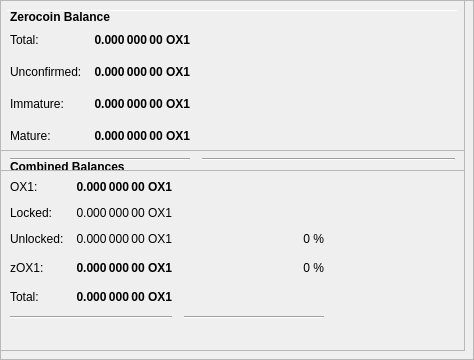
        <widget class="QFrame" name="frameObfuscation">
         <property name="minimumSize">
          <size>
           <width>0</width>
           <height>350</height>
          </size>
         </property>
         <property name="layoutDirection">
          <enum>Qt::LeftToRight</enum>
         </property>
         <property name="frameShape">
          <enum>QFrame::StyledPanel</enum>
         </property>
         <property name="frameShadow">
          <enum>QFrame::Raised</enum>
         </property>
         <widget class="QPushButton" name="runAutoDenom">
          <property name="geometry">
           <rect>
            <x>251</x>
            <y>17</y>
            <width>1</width>
            <height>1</height>
           </rect>
          </property>
          <property name="palette">
           <palette>
            <active>
             <colorrole role="WindowText">
              <brush brushstyle="SolidPattern">
               <color alpha="255">
                <red>0</red>
                <green>0</green>
                <blue>0</blue>
               </color>
              </brush>
             </colorrole>
             <colorrole role="Button">
              <brush brushstyle="SolidPattern">
               <color alpha="255">
                <red>239</red>
                <green>238</green>
                <blue>238</blue>
               </color>
              </brush>
             </colorrole>
             <colorrole role="Light">
              <brush brushstyle="SolidPattern">
               <color alpha="255">
                <red>255</red>
                <green>255</green>
                <blue>255</blue>
               </color>
              </brush>
             </colorrole>
             <colorrole role="Midlight">
              <brush brushstyle="SolidPattern">
               <color alpha="255">
                <red>247</red>
                <green>246</green>
                <blue>246</blue>
               </color>
              </brush>
             </colorrole>
             <colorrole role="Dark">
              <brush brushstyle="SolidPattern">
               <color alpha="255">
                <red>119</red>
                <green>119</green>
                <blue>119</blue>
               </color>
              </brush>
             </colorrole>
             <colorrole role="Mid">
              <brush brushstyle="SolidPattern">
               <color alpha="255">
                <red>159</red>
                <green>159</green>
                <blue>159</blue>
               </color>
              </brush>
             </colorrole>
             <colorrole role="Text">
              <brush brushstyle="SolidPattern">
               <color alpha="255">
                <red>0</red>
                <green>0</green>
                <blue>0</blue>
               </color>
              </brush>
             </colorrole>
             <colorrole role="BrightText">
              <brush brushstyle="SolidPattern">
               <color alpha="255">
                <red>255</red>
                <green>255</green>
                <blue>255</blue>
               </color>
              </brush>
             </colorrole>
             <colorrole role="ButtonText">
              <brush brushstyle="SolidPattern">
               <color alpha="255">
                <red>0</red>
                <green>0</green>
                <blue>0</blue>
               </color>
              </brush>
             </colorrole>
             <colorrole role="Base">
              <brush brushstyle="SolidPattern">
               <color alpha="255">
                <red>255</red>
                <green>255</green>
                <blue>255</blue>
               </color>
              </brush>
             </colorrole>
             <colorrole role="Window">
              <brush brushstyle="SolidPattern">
               <color alpha="255">
                <red>239</red>
                <green>238</green>
                <blue>238</blue>
               </color>
              </brush>
             </colorrole>
             <colorrole role="Shadow">
              <brush brushstyle="SolidPattern">
               <color alpha="255">
                <red>0</red>
                <green>0</green>
                <blue>0</blue>
               </color>
              </brush>
             </colorrole>
             <colorrole role="AlternateBase">
              <brush brushstyle="SolidPattern">
               <color alpha="255">
                <red>247</red>
                <green>246</green>
                <blue>246</blue>
               </color>
              </brush>
             </colorrole>
             <colorrole role="ToolTipBase">
              <brush brushstyle="SolidPattern">
               <color alpha="255">
                <red>255</red>
                <green>255</green>
                <blue>220</blue>
               </color>
              </brush>
             </colorrole>
             <colorrole role="ToolTipText">
              <brush brushstyle="SolidPattern">
               <color alpha="255">
                <red>0</red>
                <green>0</green>
                <blue>0</blue>
               </color>
              </brush>
             </colorrole>
            </active>
            <inactive>
             <colorrole role="WindowText">
              <brush brushstyle="SolidPattern">
               <color alpha="255">
                <red>0</red>
                <green>0</green>
                <blue>0</blue>
               </color>
              </brush>
             </colorrole>
             <colorrole role="Button">
              <brush brushstyle="SolidPattern">
               <color alpha="255">
                <red>239</red>
                <green>238</green>
                <blue>238</blue>
               </color>
              </brush>
             </colorrole>
             <colorrole role="Light">
              <brush brushstyle="SolidPattern">
               <color alpha="255">
                <red>255</red>
                <green>255</green>
                <blue>255</blue>
               </color>
              </brush>
             </colorrole>
             <colorrole role="Midlight">
              <brush brushstyle="SolidPattern">
               <color alpha="255">
                <red>247</red>
                <green>246</green>
                <blue>246</blue>
               </color>
              </brush>
             </colorrole>
             <colorrole role="Dark">
              <brush brushstyle="SolidPattern">
               <color alpha="255">
                <red>119</red>
                <green>119</green>
                <blue>119</blue>
               </color>
              </brush>
             </colorrole>
             <colorrole role="Mid">
              <brush brushstyle="SolidPattern">
               <color alpha="255">
                <red>159</red>
                <green>159</green>
                <blue>159</blue>
               </color>
              </brush>
             </colorrole>
             <colorrole role="Text">
              <brush brushstyle="SolidPattern">
               <color alpha="255">
                <red>0</red>
                <green>0</green>
                <blue>0</blue>
               </color>
              </brush>
             </colorrole>
             <colorrole role="BrightText">
              <brush brushstyle="SolidPattern">
               <color alpha="255">
                <red>255</red>
                <green>255</green>
                <blue>255</blue>
               </color>
              </brush>
             </colorrole>
             <colorrole role="ButtonText">
              <brush brushstyle="SolidPattern">
               <color alpha="255">
                <red>0</red>
                <green>0</green>
                <blue>0</blue>
               </color>
              </brush>
             </colorrole>
             <colorrole role="Base">
              <brush brushstyle="SolidPattern">
               <color alpha="255">
                <red>255</red>
                <green>255</green>
                <blue>255</blue>
               </color>
              </brush>
             </colorrole>
             <colorrole role="Window">
              <brush brushstyle="SolidPattern">
               <color alpha="255">
                <red>239</red>
                <green>238</green>
                <blue>238</blue>
               </color>
              </brush>
             </colorrole>
             <colorrole role="Shadow">
              <brush brushstyle="SolidPattern">
               <color alpha="255">
                <red>0</red>
                <green>0</green>
                <blue>0</blue>
               </color>
              </brush>
             </colorrole>
             <colorrole role="AlternateBase">
              <brush brushstyle="SolidPattern">
               <color alpha="255">
                <red>247</red>
                <green>246</green>
                <blue>246</blue>
               </color>
              </brush>
             </colorrole>
             <colorrole role="ToolTipBase">
              <brush brushstyle="SolidPattern">
               <color alpha="255">
                <red>255</red>
                <green>255</green>
                <blue>220</blue>
               </color>
              </brush>
             </colorrole>
             <colorrole role="ToolTipText">
              <brush brushstyle="SolidPattern">
               <color alpha="255">
                <red>0</red>
                <green>0</green>
                <blue>0</blue>
               </color>
              </brush>
             </colorrole>
            </inactive>
            <disabled>
             <colorrole role="WindowText">
              <brush brushstyle="SolidPattern">
               <color alpha="255">
                <red>119</red>
                <green>119</green>
                <blue>119</blue>
               </color>
              </brush>
             </colorrole>
             <colorrole role="Button">
              <brush brushstyle="SolidPattern">
               <color alpha="255">
                <red>239</red>
                <green>238</green>
                <blue>238</blue>
               </color>
              </brush>
             </colorrole>
             <colorrole role="Light">
              <brush brushstyle="SolidPattern">
               <color alpha="255">
                <red>255</red>
                <green>255</green>
                <blue>255</blue>
               </color>
              </brush>
             </colorrole>
             <colorrole role="Midlight">
              <brush brushstyle="SolidPattern">
               <color alpha="255">
                <red>247</red>
                <green>246</green>
                <blue>246</blue>
               </color>
              </brush>
             </colorrole>
             <colorrole role="Dark">
              <brush brushstyle="SolidPattern">
               <color alpha="255">
                <red>119</red>
                <green>119</green>
                <blue>119</blue>
               </color>
              </brush>
             </colorrole>
             <colorrole role="Mid">
              <brush brushstyle="SolidPattern">
               <color alpha="255">
                <red>159</red>
                <green>159</green>
                <blue>159</blue>
               </color>
              </brush>
             </colorrole>
             <colorrole role="Text">
              <brush brushstyle="SolidPattern">
               <color alpha="255">
                <red>119</red>
                <green>119</green>
                <blue>119</blue>
               </color>
              </brush>
             </colorrole>
             <colorrole role="BrightText">
              <brush brushstyle="SolidPattern">
               <color alpha="255">
                <red>255</red>
                <green>255</green>
                <blue>255</blue>
               </color>
              </brush>
             </colorrole>
             <colorrole role="ButtonText">
              <brush brushstyle="SolidPattern">
               <color alpha="255">
                <red>119</red>
                <green>119</green>
                <blue>119</blue>
               </color>
              </brush>
             </colorrole>
             <colorrole role="Base">
              <brush brushstyle="SolidPattern">
               <color alpha="255">
                <red>239</red>
                <green>238</green>
                <blue>238</blue>
               </color>
              </brush>
             </colorrole>
             <colorrole role="Window">
              <brush brushstyle="SolidPattern">
               <color alpha="255">
                <red>239</red>
                <green>238</green>
                <blue>238</blue>
               </color>
              </brush>
             </colorrole>
             <colorrole role="Shadow">
              <brush brushstyle="SolidPattern">
               <color alpha="255">
                <red>0</red>
                <green>0</green>
                <blue>0</blue>
               </color>
              </brush>
             </colorrole>
             <colorrole role="AlternateBase">
              <brush brushstyle="SolidPattern">
               <color alpha="255">
                <red>239</red>
                <green>238</green>
                <blue>238</blue>
               </color>
              </brush>
             </colorrole>
             <colorrole role="ToolTipBase">
              <brush brushstyle="SolidPattern">
               <color alpha="255">
                <red>255</red>
                <green>255</green>
                <blue>220</blue>
               </color>
              </brush>
             </colorrole>
             <colorrole role="ToolTipText">
              <brush brushstyle="SolidPattern">
               <color alpha="255">
                <red>0</red>
                <green>0</green>
                <blue>0</blue>
               </color>
              </brush>
             </colorrole>
            </disabled>
           </palette>
          </property>
          <property name="focusPolicy">
           <enum>Qt::NoFocus</enum>
          </property>
          <property name="autoFillBackground">
           <bool>true</bool>
          </property>
          <property name="text">
           <string/>
          </property>
          <property name="flat">
           <bool>true</bool>
          </property>
         </widget>
         <widget class="Line" name="line">
          <property name="geometry">
           <rect>
            <x>7</x>
            <y>10</y>
            <width>451</width>
            <height>1</height>
           </rect>
          </property>
          <property name="orientation">
           <enum>Qt::Horizontal</enum>
          </property>
         </widget>
         <widget class="QFrame" name="frame_3">
          <property name="geometry">
           <rect>
            <x>0</x>
            <y>150</y>
            <width>465</width>
            <height>201</height>
           </rect>
          </property>
          <property name="frameShape">
           <enum>QFrame::StyledPanel</enum>
          </property>
          <property name="frameShadow">
           <enum>QFrame::Raised</enum>
          </property>
          <layout class="QVBoxLayout" name="verticalLayout_5">
           <item>
            <layout class="QHBoxLayout" name="horizontalLayout_5" stretch="0">
             <item>
              <widget class="QLabel" name="label_5z">
               <property name="maximumSize">
                <size>
                 <width>16777215</width>
                 <height>20</height>
                </size>
               </property>
               <property name="font">
                <font>
                 <weight>75</weight>
                 <bold>true</bold>
                </font>
               </property>
               <property name="toolTip">
                <string>Combined Balances (including unconfirmed and immature coins)</string>
               </property>
               <property name="text">
                <string>&lt;html&gt;&lt;head/&gt;&lt;body&gt;&lt;p&gt;Combined Balances&lt;/p&gt;&lt;/body&gt;&lt;/html&gt;</string>
               </property>
              </widget>
             </item>
            </layout>
           </item>
           <item>
            <layout class="QGridLayout" name="gridLayout_3">
             <property name="spacing">
              <number>12</number>
             </property>
             <item row="7" column="0" colspan="2">
              <widget class="Line" name="lineSpendableBalance_3">
               <property name="orientation">
                <enum>Qt::Horizontal</enum>
               </property>
              </widget>
             </item>
             <item row="7" column="2">
              <widget class="Line" name="lineWatchBalance_3">
               <property name="sizePolicy">
                <sizepolicy hsizetype="Preferred" vsizetype="Fixed">
                 <horstretch>0</horstretch>
                 <verstretch>0</verstretch>
                </sizepolicy>
               </property>
               <property name="minimumSize">
                <size>
                 <width>140</width>
                 <height>0</height>
                </size>
               </property>
               <property name="orientation">
                <enum>Qt::Horizontal</enum>
               </property>
              </widget>
             </item>
             <item row="4" column="1">
              <widget class="QLabel" name="labelzBalancez">
               <property name="font">
                <font>
                 <weight>75</weight>
                 <bold>true</bold>
                </font>
               </property>
               <property name="cursor">
                <cursorShape>IBeamCursor</cursorShape>
               </property>
               <property name="toolTip">
                <string>Total of transactions that have yet to be confirmed, and do not yet count toward the spendable balance</string>
               </property>
               <property name="text">
                <string notr="true">0.000 000 00 OX1</string>
               </property>
               <property name="alignment">
                <set>Qt::AlignRight|Qt::AlignTrailing|Qt::AlignVCenter</set>
               </property>
               <property name="textInteractionFlags">
                <set>Qt::LinksAccessibleByMouse|Qt::TextSelectableByKeyboard|Qt::TextSelectableByMouse</set>
               </property>
              </widget>
             </item>
             <item row="6" column="1">
              <widget class="QLabel" name="labelTotalz">
               <property name="font">
                <font>
                 <weight>75</weight>
                 <bold>true</bold>
                </font>
               </property>
               <property name="cursor">
                <cursorShape>IBeamCursor</cursorShape>
               </property>
               <property name="toolTip">
                <string>Total Balance, including unconfirmed and immature coins.</string>
               </property>
               <property name="text">
                <string notr="true">0.000 000 00 OX1</string>
               </property>
               <property name="alignment">
                <set>Qt::AlignRight|Qt::AlignTrailing|Qt::AlignVCenter</set>
               </property>
               <property name="textInteractionFlags">
                <set>Qt::LinksAccessibleByMouse|Qt::TextSelectableByKeyboard|Qt::TextSelectableByMouse</set>
               </property>
              </widget>
             </item>
             <item row="4" column="3">
              <spacer name="horizontalSpacer_6">
               <property name="orientation">
                <enum>Qt::Horizontal</enum>
               </property>
               <property name="sizeHint" stdset="0">
                <size>
                 <width>40</width>
                 <height>20</height>
                </size>
               </property>
              </spacer>
             </item>
             <item row="6" column="0">
              <widget class="QLabel" name="labelTotalTextz">
               <property name="text">
                <string>Total:</string>
               </property>
              </widget>
             </item>
             <item row="1" column="0">
              <widget class="QLabel" name="labelBalanceTextz">
               <property name="text">
                <string>OX1:</string>
               </property>
              </widget>
             </item>
             <item row="1" column="1">
              <widget class="QLabel" name="labelBalancez">
               <property name="font">
                <font>
                 <weight>75</weight>
                 <bold>true</bold>
                </font>
               </property>
               <property name="cursor">
                <cursorShape>IBeamCursor</cursorShape>
               </property>
               <property name="toolTip">
                <string>Your current spendable balance</string>
               </property>
               <property name="text">
                <string notr="true">0.000 000 00 OX1</string>
               </property>
               <property name="alignment">
                <set>Qt::AlignRight|Qt::AlignTrailing|Qt::AlignVCenter</set>
               </property>
               <property name="textInteractionFlags">
                <set>Qt::LinksAccessibleByMouse|Qt::TextSelectableByKeyboard|Qt::TextSelectableByMouse</set>
               </property>
              </widget>
             </item>
             <item row="4" column="0">
              <widget class="QLabel" name="labelzBalanceTextz">
               <property name="toolTip">
                <string/>
               </property>
               <property name="text">
                <string>zOX1:</string>
               </property>
              </widget>
             </item>
             <item row="4" column="2">
              <widget class="QLabel" name="labelzOX1Percent">
               <property name="toolTip">
                <string>Current percentage of zOX1.
If AutoMint is enabled this percentage will settle around the configured AutoMint percentage (default = 10%)</string>
               </property>
               <property name="text">
                <string>0 %</string>
               </property>
               <property name="alignment">
                <set>Qt::AlignRight|Qt::AlignTrailing|Qt::AlignVCenter</set>
               </property>
              </widget>
             </item>
             <item row="6" column="2">
              <widget class="QLabel" name="label100Percent">
               <property name="text">
                <string/>
               </property>
               <property name="alignment">
                <set>Qt::AlignRight|Qt::AlignTrailing|Qt::AlignVCenter</set>
               </property>
              </widget>
             </item>
             <item row="2" column="1">
              <widget class="QLabel" name="labelLockedBalance">
               <property name="toolTip">
                <string>Locked OX1 or Masternode collaterals. These are excluded from zOX1 minting.</string>
               </property>
               <property name="text">
                <string>0.000 000 00 OX1</string>
               </property>
               <property name="alignment">
                <set>Qt::AlignRight|Qt::AlignTrailing|Qt::AlignVCenter</set>
               </property>
              </widget>
             </item>
             <item row="2" column="0">
              <widget class="QLabel" name="labelLockedBalanceText">
               <property name="toolTip">
                <string>Locked OX1 or Masternode collaterals. These are excluded from zOX1 minting.</string>
               </property>
               <property name="text">
                <string>Locked:</string>
               </property>
              </widget>
             </item>
             <item row="3" column="0">
              <widget class="QLabel" name="labelUnLockedBalanceText">
               <property name="toolTip">
                <string>Unlocked OX1s. These can be used for zOX1 minting.</string>
               </property>
               <property name="text">
                <string>Unlocked:</string>
               </property>
              </widget>
             </item>
             <item row="3" column="1">
              <widget class="QLabel" name="labelUnLockedBalance">
               <property name="toolTip">
                <string>Unlocked OX1s. These can be used for zOX1 minting.</string>
               </property>
               <property name="text">
                <string>0.000 000 00 OX1</string>
               </property>
               <property name="alignment">
                <set>Qt::AlignRight|Qt::AlignTrailing|Qt::AlignVCenter</set>
               </property>
              </widget>
             </item>
             <item row="3" column="2">
              <widget class="QLabel" name="labelOX1Percent">
               <property name="text">
                <string>0 %</string>
               </property>
               <property name="alignment">
                <set>Qt::AlignRight|Qt::AlignTrailing|Qt::AlignVCenter</set>
               </property>
              </widget>
             </item>
            </layout>
           </item>
           <item>
            <spacer name="verticalSpacer">
             <property name="orientation">
              <enum>Qt::Vertical</enum>
             </property>
             <property name="sizeHint" stdset="0">
              <size>
               <width>20</width>
               <height>40</height>
              </size>
             </property>
            </spacer>
           </item>
          </layout>
         </widget>
         <widget class="QFrame" name="frame_4">
          <property name="geometry">
           <rect>
            <x>0</x>
            <y>0</y>
            <width>465</width>
            <height>171</height>
           </rect>
          </property>
          <property name="frameShape">
           <enum>QFrame::StyledPanel</enum>
          </property>
          <property name="frameShadow">
           <enum>QFrame::Raised</enum>
          </property>
          <layout class="QVBoxLayout" name="verticalLayout_7">
           <item>
            <layout class="QHBoxLayout" name="horizontalLayout_8" stretch="0">
             <item>
              <widget class="QLabel" name="label_5z_3">
               <property name="maximumSize">
                <size>
                 <width>16777215</width>
                 <height>20</height>
                </size>
               </property>
               <property name="font">
                <font>
                 <weight>75</weight>
                 <bold>true</bold>
                </font>
               </property>
               <property name="text">
                <string>Zerocoin Balance</string>
               </property>
              </widget>
             </item>
            </layout>
           </item>
           <item>
            <layout class="QGridLayout" name="gridLayout_5">
             <property name="spacing">
              <number>12</number>
             </property>
             <item row="4" column="0">
              <widget class="QLabel" name="labelzBalanceMatureText">
               <property name="toolTip">
                <string>Mature: more than 20 confirmation and more than 3 mints of the same denomination after it was minted.
These zOX1 are spendable.</string>
               </property>
               <property name="text">
                <string>Mature:</string>
               </property>
              </widget>
             </item>
             <item row="5" column="0" colspan="2">
              <widget class="Line" name="lineSpendableBalance_5">
               <property name="orientation">
                <enum>Qt::Horizontal</enum>
               </property>
              </widget>
             </item>
             <item row="1" column="1">
              <widget class="QLabel" name="labelzBalance">
               <property name="font">
                <font>
                 <weight>75</weight>
                 <bold>true</bold>
                </font>
               </property>
               <property name="cursor">
                <cursorShape>IBeamCursor</cursorShape>
               </property>
               <property name="toolTip">
                <string>All available zOX1, unconfirmed and immature zOX1 included.</string>
               </property>
               <property name="text">
                <string notr="true">0.000 000 00 OX1</string>
               </property>
               <property name="alignment">
                <set>Qt::AlignRight|Qt::AlignTrailing|Qt::AlignVCenter</set>
               </property>
               <property name="textInteractionFlags">
                <set>Qt::LinksAccessibleByMouse|Qt::TextSelectableByKeyboard|Qt::TextSelectableByMouse</set>
               </property>
              </widget>
             </item>
             <item row="5" column="2">
              <widget class="Line" name="lineWatchBalance_5">
               <property name="sizePolicy">
                <sizepolicy hsizetype="Preferred" vsizetype="Fixed">
                 <horstretch>0</horstretch>
                 <verstretch>0</verstretch>
                </sizepolicy>
               </property>
               <property name="minimumSize">
                <size>
                 <width>140</width>
                 <height>0</height>
                </size>
               </property>
               <property name="orientation">
                <enum>Qt::Horizontal</enum>
               </property>
              </widget>
             </item>
             <item row="1" column="0">
              <widget class="QLabel" name="labelzBalanceText">
               <property name="toolTip">
                <string>All available zOX1, unconfirmed and immature zOX1 included.</string>
               </property>
               <property name="text">
                <string>Total:</string>
               </property>
              </widget>
             </item>
             <item row="1" column="2">
              <spacer name="horizontalSpacer_8">
               <property name="orientation">
                <enum>Qt::Horizontal</enum>
               </property>
               <property name="sizeHint" stdset="0">
                <size>
                 <width>40</width>
                 <height>20</height>
                </size>
               </property>
              </spacer>
             </item>
             <item row="4" column="2">
              <spacer name="horizontalSpacer_4">
               <property name="orientation">
                <enum>Qt::Horizontal</enum>
               </property>
               <property name="sizeHint" stdset="0">
                <size>
                 <width>40</width>
                 <height>20</height>
                </size>
               </property>
              </spacer>
             </item>
             <item row="4" column="1">
              <widget class="QLabel" name="labelzBalanceMature">
               <property name="font">
                <font>
                 <weight>75</weight>
                 <bold>true</bold>
                </font>
               </property>
               <property name="toolTip">
                <string>Mature: more than 20 confirmation and more than 3 mints of the same denomination after it was minted.
These zOX1 are spendable.</string>
               </property>
               <property name="text">
                <string>0.000 000 00 OX1</string>
               </property>
               <property name="alignment">
                <set>Qt::AlignRight|Qt::AlignTrailing|Qt::AlignVCenter</set>
               </property>
              </widget>
             </item>
             <item row="2" column="0">
              <widget class="QLabel" name="labelzBalanceUnconfirmedText">
               <property name="toolTip">
                <string>Unconfirmed: less than 20 confirmations
Immature: confirmed, but less than 3 mints of the same denomination after it was minted</string>
               </property>
               <property name="text">
                <string>Unconfirmed:</string>
               </property>
              </widget>
             </item>
             <item row="2" column="1">
              <widget class="QLabel" name="labelzBalanceUnconfirmed">
               <property name="font">
                <font>
                 <weight>75</weight>
                 <bold>true</bold>
                </font>
               </property>
               <property name="toolTip">
                <string>Unconfirmed: less than 20 confirmations
Immature: confirmed, but less than 3 mints of the same denomination after it was minted</string>
               </property>
               <property name="text">
                <string>0.000 000 00 OX1</string>
               </property>
               <property name="alignment">
                <set>Qt::AlignRight|Qt::AlignTrailing|Qt::AlignVCenter</set>
               </property>
              </widget>
             </item>
             <item row="2" column="2">
              <spacer name="horizontalSpacer_5">
               <property name="orientation">
                <enum>Qt::Horizontal</enum>
               </property>
               <property name="sizeHint" stdset="0">
                <size>
                 <width>40</width>
                 <height>20</height>
                </size>
               </property>
              </spacer>
             </item>
             <item row="3" column="0">
              <widget class="QLabel" name="labelzBalanceImmatureText">
               <property name="toolTip">
                <string>Unconfirmed: less than 20 confirmations
Immature: confirmed, but less than 3 mints of the same denomination after it was minted</string>
               </property>
               <property name="text">
                <string>Immature:</string>
               </property>
              </widget>
             </item>
             <item row="3" column="1">
              <widget class="QLabel" name="labelzBalanceImmature">
               <property name="font">
                <font>
                 <weight>75</weight>
                 <bold>true</bold>
                </font>
               </property>
               <property name="toolTip">
                <string>Unconfirmed: less than 20 confirmations
Immature: confirmed, but less than 3 mints of the same denomination after it was minted</string>
               </property>
               <property name="text">
                <string>0.000 000 00 OX1</string>
               </property>
               <property name="alignment">
                <set>Qt::AlignRight|Qt::AlignTrailing|Qt::AlignVCenter</set>
               </property>
              </widget>
             </item>
             <item row="3" column="2">
              <spacer name="horizontalSpacer_7">
               <property name="orientation">
                <enum>Qt::Horizontal</enum>
               </property>
               <property name="sizeHint" stdset="0">
                <size>
                 <width>40</width>
                 <height>20</height>
                </size>
               </property>
              </spacer>
             </item>
            </layout>
           </item>
          </layout>
         </widget>
        </widget>
